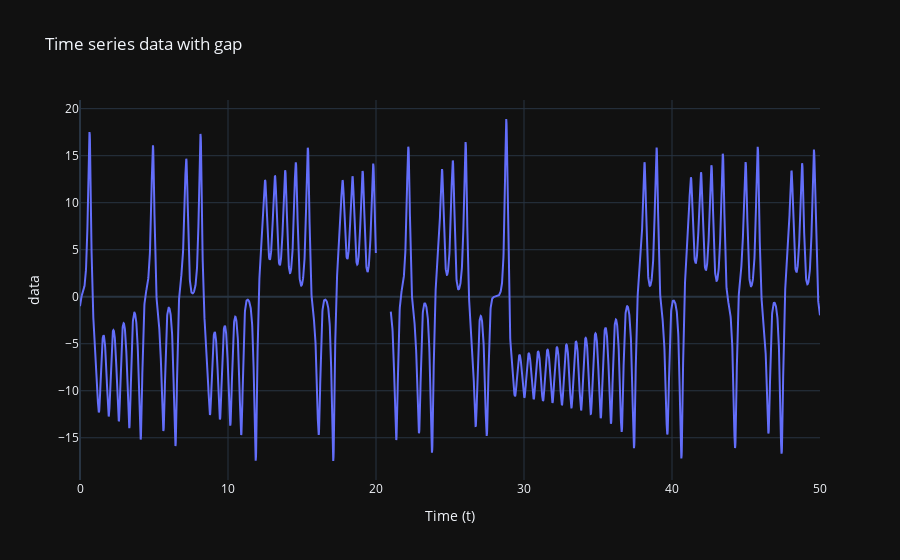

Notebook code cell kept with this figure:
### Code cell
ts = x_gapped[:, 0] # The time series data we will fill out
fig = go.Figure()
fig.add_trace(go.Scatter(x=t, y=ts, mode='lines', name="Time Series"))
fig.update_layout(
    title="Time series data with gap",
    xaxis_title="Time (t)",
    yaxis_title="data",
)

fig.show()

### Figure 1 — Plotly figure (JSON) as saved in the notebook; plotly's stock layout.template omitted (floating-point values rounded to 4 significant figures; data arrays with more than 128 entries replaced by an {"elided": "..."} marker saying what was removed)
{"data": [{"mode": "lines", "name": "Time Series", "type": "scatter", "x": {"elided": "5001 float values"}, "y": {"elided": "5001 float values"}}], "layout": {"autosize": true, "title": {"text": "Time series data with gap"}, "xaxis": {"autorange": true, "range": [0, 50], "title": {"text": "Time (t)"}, "type": "linear"}, "yaxis": {"autorange": true, "range": [-19.49, 20.92], "title": {"text": "data"}, "type": "linear"}}}
